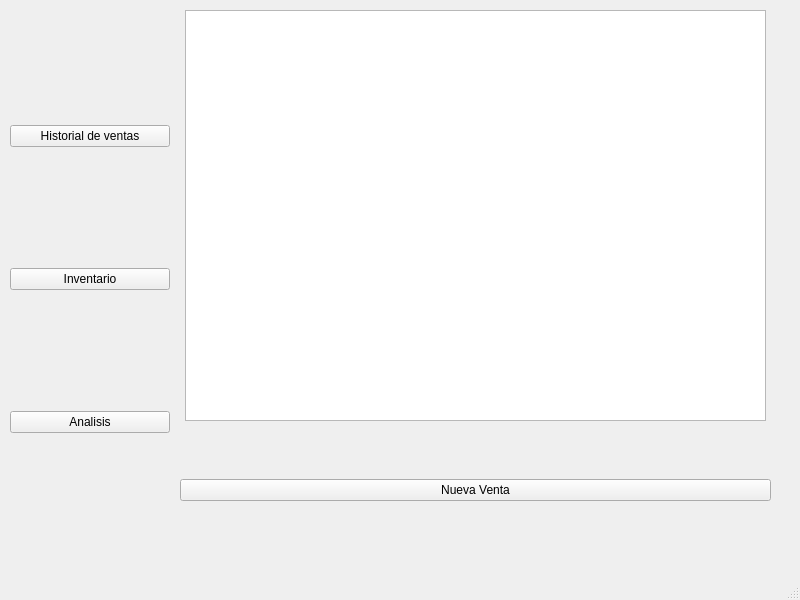
<?xml version="1.0" encoding="UTF-8"?>
<ui version="4.0">
 <class>VentanaPrincipal</class>
 <widget class="QMainWindow" name="VentanaPrincipal">
  <property name="geometry">
   <rect>
    <x>0</x>
    <y>0</y>
    <width>800</width>
    <height>600</height>
   </rect>
  </property>
  <property name="windowTitle">
   <string>MainWindow</string>
  </property>
  <widget class="QWidget" name="centralwidget">
   <widget class="QWidget" name="verticalLayoutWidget">
    <property name="geometry">
     <rect>
      <x>10</x>
      <y>10</y>
      <width>160</width>
      <height>541</height>
     </rect>
    </property>
    <layout class="QVBoxLayout" name="verticalLayout">
     <item>
      <widget class="QPushButton" name="hisVentasButton">
       <property name="text">
        <string>Historial de ventas</string>
       </property>
      </widget>
     </item>
     <item>
      <widget class="QPushButton" name="inventario_Button">
       <property name="text">
        <string>Inventario</string>
       </property>
      </widget>
     </item>
     <item>
      <widget class="QPushButton" name="analisis_Button">
       <property name="text">
        <string>Analisis</string>
       </property>
      </widget>
     </item>
    </layout>
   </widget>
   <widget class="QWidget" name="verticalLayoutWidget_2">
    <property name="geometry">
     <rect>
      <x>180</x>
      <y>430</y>
      <width>591</width>
      <height>121</height>
     </rect>
    </property>
    <layout class="QVBoxLayout" name="verticalLayout_2">
     <item>
      <widget class="QPushButton" name="nuevaVenta_Button">
       <property name="autoFillBackground">
        <bool>false</bool>
       </property>
       <property name="text">
        <string>Nueva Venta</string>
       </property>
       <property name="icon">
        <iconset>
         <normaloff>../../../../../../Pictures/Screenshot_7.png</normaloff>../../../../../../Pictures/Screenshot_7.png</iconset>
       </property>
       <property name="iconSize">
        <size>
         <width>100</width>
         <height>100</height>
        </size>
       </property>
      </widget>
     </item>
    </layout>
   </widget>
   <widget class="QListView" name="listView">
    <property name="geometry">
     <rect>
      <x>185</x>
      <y>10</y>
      <width>581</width>
      <height>411</height>
     </rect>
    </property>
   </widget>
  </widget>
  <widget class="QMenuBar" name="menubar">
   <property name="geometry">
    <rect>
     <x>0</x>
     <y>0</y>
     <width>800</width>
     <height>21</height>
    </rect>
   </property>
  </widget>
  <widget class="QStatusBar" name="statusbar"/>
 </widget>
 <resources/>
 <connections/>
</ui>
